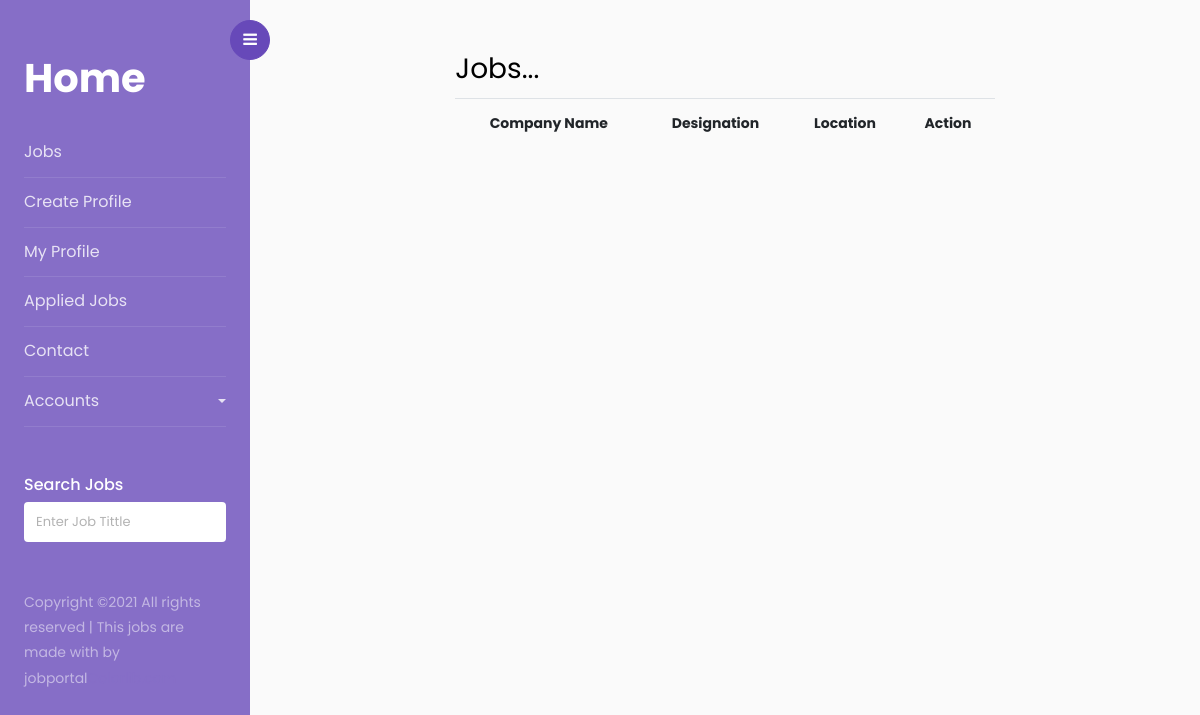
Page /jobseeker/jobs/listalljobs on the earlier database version.
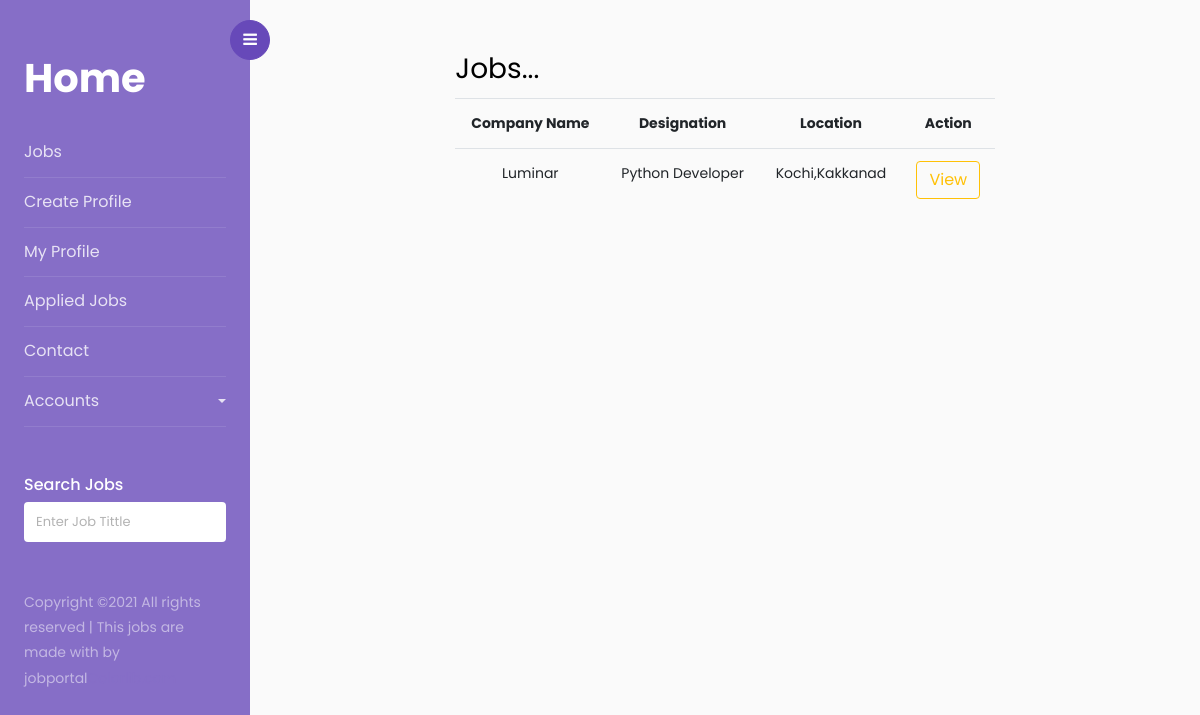
Same page on the later database version.
### Employer/models.py (models this page shows, shortened)
class Job(models.Model):
    JOB_TYPE=(
        ("part-time","part-time"),
        ("full-time","full-time"),
        ("internship","internship")
    )
    title = models.CharField(max_length=300)
    description = models.TextField()
    location = models.CharField(max_length=150)
    type = models.CharField(choices=JOB_TYPE, max_length=10)
    category = models.CharField(max_length=100)
    last_date = models.DateField()
    company_name = models.CharField(max_length=100)
    company_description = models.CharField(max_length=300)
    created_at = models.DateTimeField(default=timezone.now)
    filled = models.BooleanField(default=False)
    active_status=models.BooleanField(default=True)

### jobseeker/views.py (the view)
# urls.py: path("jobs/listalljobs",views.ListAllJobs.as_view(),name="listalljobs"),
class ListAllJobs(ListView):
    model = Job
    template_name = "listalljobs.html"
    context_object_name = "jobs"

### jobseeker/templates/listalljobs.html
<!DOCTYPE html>
{%extends 'base.html'%}
{%block body_block%}
<div class="row">
    <div class="col-2"></div>
    <div class="col-8">
        <h3>Jobs...</h3>
        <table class="table text-center">
            <tr>
                <th>Company Name</th>
                <th>Designation</th>
                <th>Location</th>
                <th>Action</th>
            </tr>
            {%for job in jobs%}
            <tr>
                <td>{{job.company_name}}</td>
                <td>{{job.title}}</td>
                <td>{{job.location}}</td>
                <td>
                    <a href="{%url 'jobdetails' job.id%}" class="btn btn-outline-warning">View</a>
                </td>
            </tr>
            {%endfor%}
        </table>
    </div>
    <div class="col-2"></div>
</div>
{%endblock%}

Differences in the rows shown:
added Job: company_name "Luminar", title "Python Developer", location "Kochi,Kakkanad"
